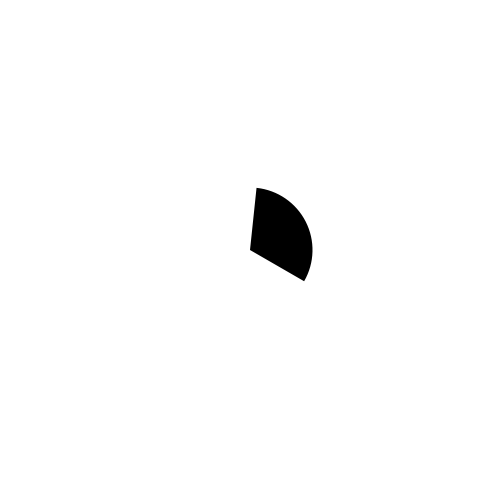
Frame 1 (no input)
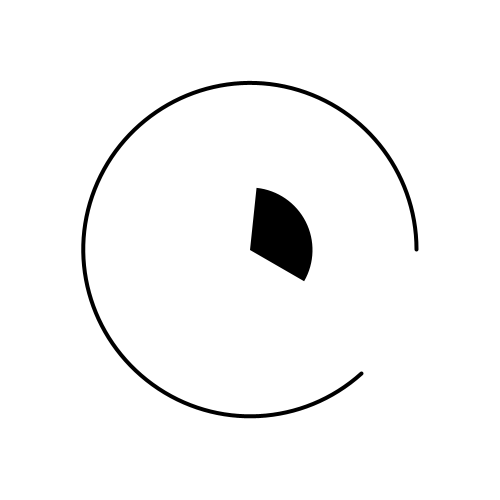
Frame 60 (the mouse pressed at the canvas centre just before this capture)
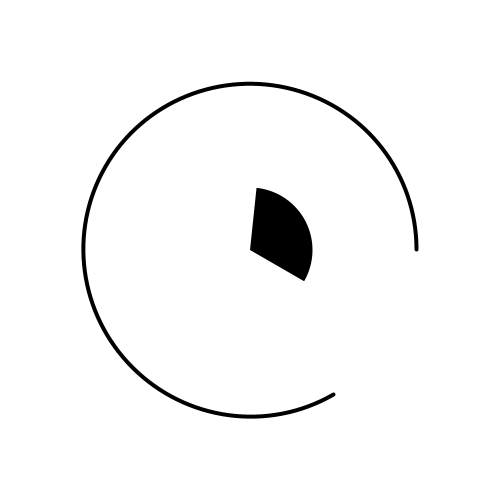
Frame 120 (the mouse held since frame 60 and released just before this capture)

The Processing sketch that drew these frames (run headless with seeded random() and noise(); from frame 60 on, the mouse is pressed at the canvas centre):

// Processing sketch: processing_106117
// ── processing_106117.pde

/*

HOW TO READ THIS CLOCK?
OBVIOUSLY, THE OUSIDE MOVING ROUND IS FOR SECOND;
SO HOW TO FIGURE OUT WHICH LINE IS HOUR AND WHICH IS MINUTE?
OKAY, TRY TO DRAW A CLOCKWISE CIRCLE INSIDE THE BLACK ARC
THE END OF CLOCKWISE POINTS TO HOUR
THE START OF CLOCKWISE POINTS TO MINUTE
*/

float Asecond;
float GoSecond;
float Aminute;
float Ahour;


void setup() {
  size(500, 500);
  background(255);
  smooth();

  frameRate(30);
  GoSecond=Asecond;
}

void draw() {
  background(255);
  fill(0);
  noStroke();
  Aminute = map(minute(), 0, 60, 0, TWO_PI);
  if (hour()>12) {
    Ahour = map(hour()-12, 0, 12, 0, TWO_PI);
  }
  if (hour()<12) {
    Ahour = map(hour(), 0, 12, 0, TWO_PI);
  }
  if (Aminute<Ahour) {
    arc(width/2, height/2, width/4, width/4, Aminute-HALF_PI, Ahour-HALF_PI);
  }
  if (Aminute>Ahour) {
    fill(0);
    ellipse(width/2, height/2, width/4-3, width/4-3);
    fill(255);
    arc(width/2, height/2, width/4, width/4, Ahour-HALF_PI, Aminute-HALF_PI);
  }
 //hour hand and minute hand; the order of last two parameters in arc is vital! 
 //when hour hand and minute hand meets, the fill part of arc goes to wrong way
 //so i fill in white color inside the arc, and draw another black ellipse under the arc
  Asecond = map(second(), 0, 60, 0, TWO_PI);
  GoSecond=GoSecond+PI/15;
  noFill();
  stroke(0);
  strokeWeight(4);
  arc(width/2, height/2, width/1.5, width/1.5, Asecond, GoSecond);
  if (GoSecond-Asecond>TWO_PI) {
    GoSecond=GoSecond-TWO_PI;
  } 
  println(Aminute);
  println(Ahour);
  // second hand
}







//  if(second()>0&&second()<15){
//  Xminute=map(second(),0,15,0,width);
//   line(width/2,height/2,Xminute,0);
//  }
//  if(second()>15&&second()<30){
//  Yminute=map(second()-15,0,15,0,width);
//   line(width/2,height/2,width,Yminute);
//  }
//   if(second()>30&&second()<45){
//  Xminute=map(second()-30,0,15,0,width);
//   line(width/2,height/2,Xminute,height);
//  }
//    if(second()>45&&second()<60){
//  Yminute=map(second()-45,0,15,0,width);
//   line(width/2,height/2,0,Yminute);
//  }
